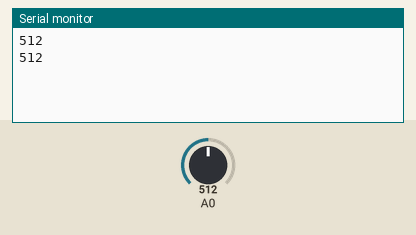
Simulated run of this sketch. Board: Arduino Uno, built with avr-gcc and run on an emulated ATmega328P. Parts: the last lines printed to the serial monitor. The test bench sets the inputs (shaded band); at power-on: A0 = 512.

Above: at 1.8 s.
1.9 s: A0 set to 716
At 2.5 s:
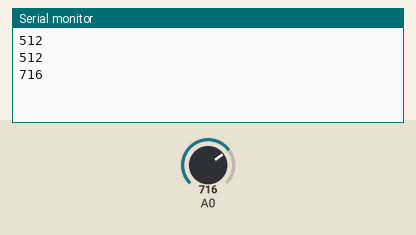
3.4 s: A0 set to 900
At 4.8 s:
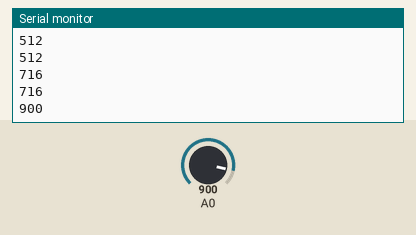
Timing chart, 0 to 6.4 s (numbered marks = the images above; inputs shaded):
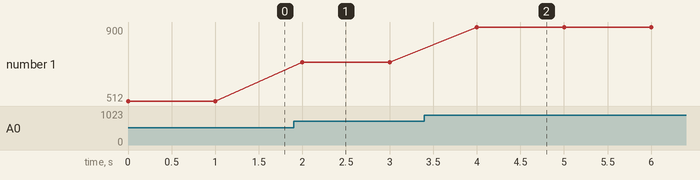

The sketch:

LDR_starter.ino
```cpp
void setup() {
  // put your setup code here, to run once:
  Serial.begin(9600);

}

void loop() {
  // put your main code here, to run repeatedly:

  int res = analogRead(A0);
  Serial.println(res);
  delay(1000);

}
```

Measured:
- after the input at 1.9 s, the serial monitor: prints a new line after 0.10 s (image 1)
- after the input at 3.4 s, the serial monitor: prints a new line after 0.60 s (image 2)
- plotted number 1: 512 → 716 after the input at 1.9 s, 716 → 900 after the input at 3.4 s
